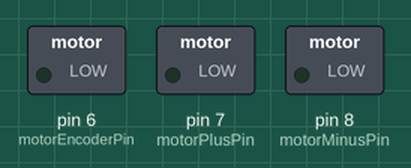
Recording of a sketch running on a simulated Arduino Uno, built with avr-gcc and run on an emulated ATmega328P. Parts: switched loads named in the sketch (green lamp = pin HIGH).

Above: at 0.1 s.
At 8.1 s:
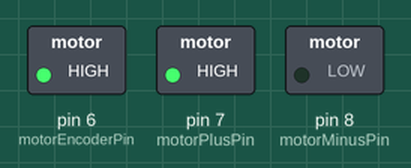
At 16.6 s:
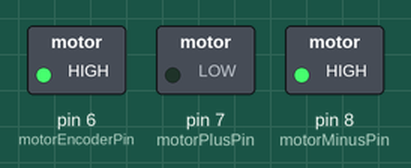
At 33.2 s:
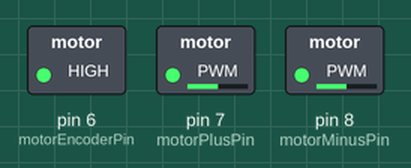
Timing chart, 0 to 34.7 s (numbered marks = the images above):
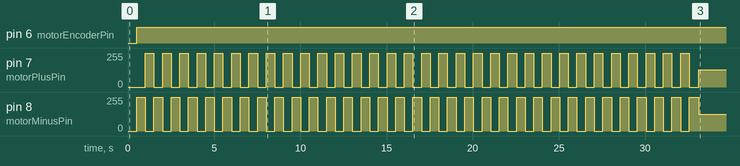

Measured:
- by itself, pin 6 (motorEncoderPin): LOW → HIGH at 0.50 s
- by itself, pin 7 (motorPlusPin): repeats every 1.0 s: 0/255 0.50 s, 255/255 0.50 s, until it stays 128/255 from 33.1 s
- by itself, pin 8 (motorMinusPin): repeats every 1.0 s: 0/255 0.50 s, 255/255 0.50 s, until it stays 127/255 from 33.1 s

The sketch:

motordriver.ino
```cpp
/*
  Well, if nothing else works to get the thing moving, the timing that is used here could be used on the motor to get it to go where I want. But here is working motor driver code.
*/
int motorPlusPin = 7,
motorMinusPin = 8,
motorEncoderPin = 6;
int period = 500, lastTime = 0, selectDirection = 1;
void setup()
{
  initMotorDriver();
}
void loop()
{
  if(millis()-lastTime > period)
  {
    selectDirection = -selectDirection;
    setMotorDirection(selectDirection);
    setMotorVelocity(255);
    Serial.println("NewDir");
    lastTime = millis();
  }
}


void initMotorDriver()
{
  pinMode(motorPlusPin, OUTPUT);
  pinMode(motorMinusPin, OUTPUT);
  pinMode(motorEncoderPin, OUTPUT);
}
void setMotorDirection(int dir)
{
  if(dir > 0){
    digitalWrite(motorPlusPin, HIGH);
    digitalWrite(motorMinusPin, LOW);
  }else{
    digitalWrite(motorPlusPin, LOW);
    digitalWrite(motorMinusPin, HIGH);
  }
}
void setMotorVelocity(int v)
{
  analogWrite(motorEncoderPin, v);
}
```
